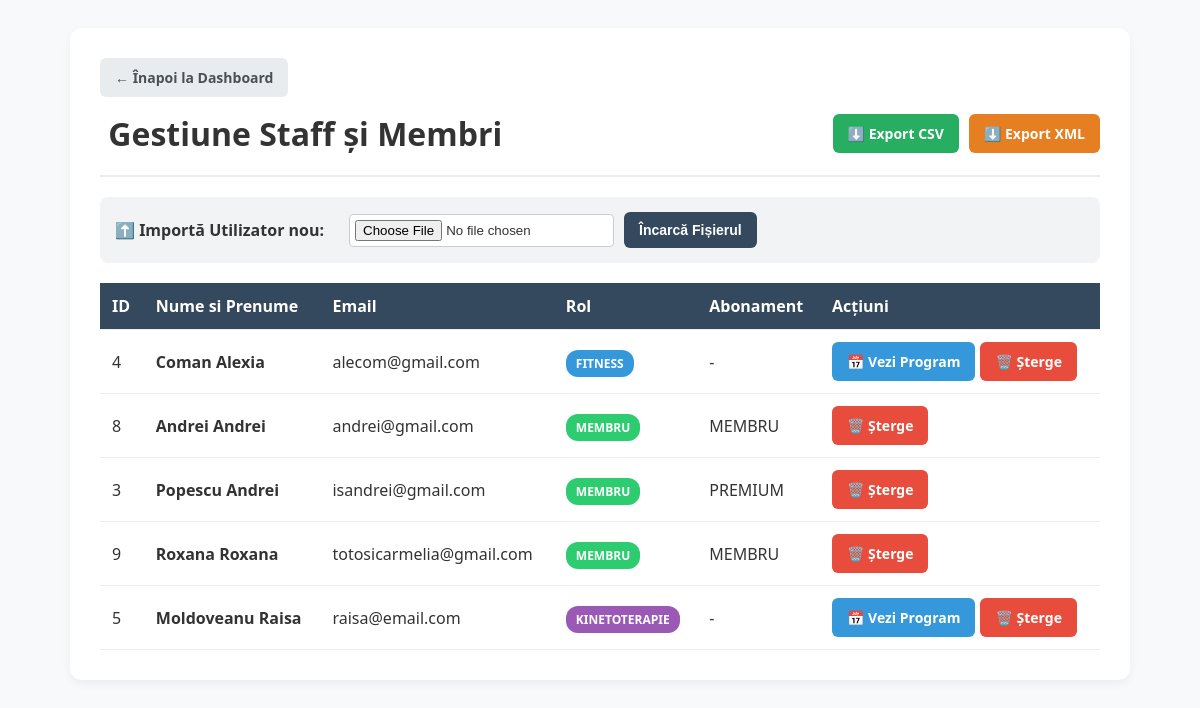
Screenshot of /pages/admin/staff/manage_staff.php (signed in) with the database file from the repository.
### tables this page shows
CREATE TABLE `user_details` (
  `id` int(11) NOT NULL,
  `user_id` int(11) NOT NULL,
  `nume` varchar(100) DEFAULT NULL,
  `prenume` varchar(100) DEFAULT NULL,
  `data_nasterii` date DEFAULT NULL,
  `judet` varchar(50) DEFAULT NULL,
  `oras` varchar(50) DEFAULT NULL,
  `adresa` varchar(255) DEFAULT NULL,
  `telefon` varchar(20) DEFAULT NULL
);

CREATE TABLE `users` (
  `id` int(11) NOT NULL,
  `username` varchar(50) NOT NULL,
  `email` varchar(100) NOT NULL,
  `password_hash` varchar(255) DEFAULT NULL,
  `role` enum('admin','trainer','member','kineto') NOT NULL DEFAULT 'member',
  `created_at` timestamp NOT NULL DEFAULT current_timestamp()
);

CREATE TABLE `subscriptions` (
  `id` int(11) NOT NULL,
  `user_id` int(11) NOT NULL,
  `tier` enum('membru','premium','vip') DEFAULT 'membru',
  `has_fitness` tinyint(1) DEFAULT 0,
  `has_forta` tinyint(1) DEFAULT 0,
  `has_kineto` tinyint(1) DEFAULT 0,
  `has_vip_perks` tinyint(1) DEFAULT 0,
  `is_suspended` tinyint(1) NOT NULL DEFAULT 0,
  `start_date` date DEFAULT NULL,
  `expires_at` date DEFAULT NULL
);

### pages/admin/staff/manage_staff.php (the view, shortened to what this page needs)
<?php
require_once __DIR__ . '/../../../init.php';
$stmt = $db->query("SELECT u.id, u.email, u.role, ud.nume, ud.prenume, s.tier FROM users u
    JOIN user_details ud ON u.id = ud.user_id
    LEFT JOIN subscriptions s ON u.id = s.user_id
    WHERE u.role IN ('trainer', 'kineto', 'member')
    ORDER BY u.role ASC, ud.nume ASC");
$user_list = $stmt->fetchAll(PDO::FETCH_ASSOC);
?>
<!DOCTYPE html>
<html lang="ro">
<head>
</head>
<body>
<div class="container">
    <a href="../../../dashboard.php" class="btn btn-back" style="margin-bottom: 15px;">← Înapoi la Dashboard</a>
    <div class="header-actions">
        <h1 style="margin: 0;">️ Gestiune Staff și Membri</h1>
        <div style="display: flex; gap: 10px;">
            <a href="export/export_staff_csv.php" class="btn btn-csv">⬇️ Export CSV</a>
            <a href="export/export_staff_xml.php" class="btn btn-xml">⬇️ Export XML</a>
        </div>
    </div>
    <div class="import-box">
        <strong style="margin-right: 10px;">⬆️ Importă Utilizator nou:</strong>
        <form action="import/import_staff.php" method="POST" enctype="multipart/form-data"
              style="display: flex; gap: 10px; align-items: center; margin: 0;">
            <input type="file" name="file_upload" accept=".csv, .xml" required
                   style="border: 1px solid #ccc; padding: 5px; border-radius: 4px; background: white;">
            <button type="submit" class="btn btn-import">Încarcă Fișierul</button>
        </form>
    </div>
    <table>
        <thead>
        <tr>
            <th> ID</th>
            <th> Nume si Prenume</th>
            <th> Email</th>
            <th> Rol</th>
            <th> Abonament</th>
            <th> Acțiuni</th>
        </tr>
        </thead>
        <tbody>
        <?php if (empty($user_list)): ?>
            <tr>
                <td colspan="6" style="text-align:center; color:#777;">Nu există utilizatori înregistrați.</td>
            </tr>
        <?php else: ?>
            <?php foreach ($user_list as $s): ?>
                <tr>
                    <td><?php echo $s['id']; ?></td>
                    <td><strong><?php echo $s['nume'] . ' ' . $s['prenume']; ?></strong></td>
                    <td><?php echo $s['email']; ?></td>
                    <td>
                            <span class="badge <?php echo $s['role'] === 'kineto' ? 'bg-kineto' : ($s['role'] === 'trainer' ? 'bg-trainer' : 'bg-member'); ?>">
                                <?php echo $s['role'] === 'kineto' ? 'Kinetoterapie' : ($s['role'] === 'trainer' ? 'Fitness' : 'Membru'); ?>
                            </span>
                    </td>
                    <td>
                        <?php echo $s['role'] === 'member' ? (!empty($s['tier']) ? strtoupper($s['tier']) : 'FĂRĂ ABONAMENT') : '-'; ?>
                    </td>
                    <td>
                        <div style="display: flex; gap: 5px;">
                            <?php if ($s['role'] !== 'member'): ?>
                                <a href="view_staff_schedule.php?id=<?php echo $s['id']; ?>" class="btn"
                                   style="background: #3498db; color: white;">📅 Vezi Program</a>
                            <?php endif; ?>
                            <a href="manage_staff.php?delete_id=<?php echo $s['id']; ?>" class="btn"
                               style="background: #e74c3c; color: white;"
                               onclick="return confirm('Sigur vrei să ștergi acest utilizator? Acțiunea este ireversibilă!');">🗑️
                                Șterge</a>
                        </div>
                    </td>
                </tr>
            <?php endforeach; ?>
        <?php endif; ?>
        </tbody>
    </table>
</div>
</body>
</html>

### pages/admin/staff/manage_staff.php (style rules this page uses)
body { font-family: 'Segoe UI', sans-serif; background: #f8f9fa; color: #333; padding: 20px; }
.container { max-width: 1000px; margin: auto; background: white; padding: 30px; border-radius: 12px; box-shadow: 0 4px 10px rgba(0, 0, 0, 0.05); }
.header-actions { display: flex; justify-content: space-between; align-items: center; margin-bottom: 20px; padding-bottom: 20px; border-bottom: 2px solid #eee; }
.btn { padding: 10px 15px; border-radius: 6px; font-weight: bold; border: none; cursor: pointer; color: white; text-decoration: none; font-size: 14px; display: inline-block; }
.btn-back { background: #e9ecef; color: #495057; }
.btn-csv { background: #27ae60; }
.btn-xml { background: #e67e22; }
.btn-import { background: #34495e; }
table { width: 100%; border-collapse: collapse; margin-top: 20px; }
th, td { padding: 12px; text-align: left; border-bottom: 1px solid #eee; }
th { background: #34495e; color: white; }
.badge { padding: 5px 10px; border-radius: 12px; font-size: 12px; font-weight: bold; text-transform: uppercase; }
.bg-kineto { background: #9b59b6; color: white; }
.bg-trainer { background: #3498db; color: white; }
.bg-member { background: #2ecc71; color: white; }
.import-box { background: #f1f3f5; padding: 15px; border-radius: 8px; margin-top: 20px; display: flex; align-items: center; gap: 15px; }

### rows the page displays
user_details: user "4", nume "Coman", prenume "Alexia", user.email "alecom@gmail.com", shows "FITNESS"
users: id "8", user_details.nume "Andrei", user_details.prenume "Andrei", email "andrei@gmail.com", role "MEMBRU", subscriptions.tier "MEMBRU"
users: id "3", user_details.nume "Popescu", user_details.prenume "Andrei", email "isandrei@gmail.com", role "MEMBRU", subscriptions.tier "PREMIUM"
users: id "9", user_details.nume "Roxana", user_details.prenume "Roxana", email "totosicarmelia@gmail.com", role "MEMBRU", subscriptions.tier "MEMBRU"
user_details: user "5", nume "Moldoveanu", prenume "Raisa", user.email "raisa@email.com", shows "KINETOTERAPIE"
